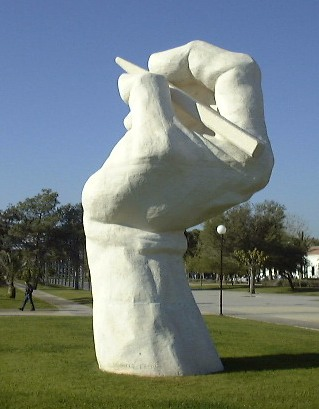
%> input picture Práctica 1 - Imágenes en Matlab/ivc_practica1_imagenes/mano_ua.jpg, 319 x 409 px
$ octave ejercicio3.m   (GNU Octave 9; MATLAB toolbox functions it lacks are replaced by stand-ins)
%> lines starting %> are read from the running program, lines starting %| are printed output that depends on the picture
%ejercicio3: Script que permite obtener el histograma
%de una imagen en escala de grises.
%Comparar el resultado con el histograma que se obtiene
%al utilizar la funci髇 imhist y comentar las diferencias.

mano = imread('imagenes/mano_ua.jpg');
%> mano is the input picture: size 409x319x3 uint8; mean R, G, B 114.1, 125.8, 124.3
imagen = rgb2gray(mano);
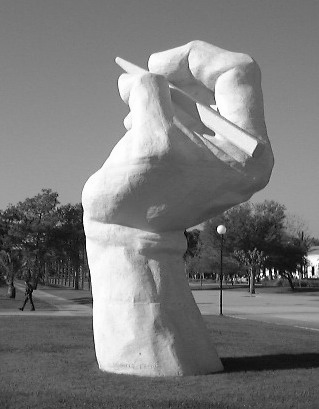
%> imagen: size 409x319 uint8; min 0, max 255, mean 122.1

%Obtenemos el n鷐ero de elementos de la matriz
totalPixeles = numel(imagen);
%> totalPixeles = 130471

% Y creamos el histograma
histograma = zeros(256,1);
for i = 1:totalPixeles
    valor = imagen(i);
    histograma(valor+1) = histograma(valor+1) + 1;
end
%> this loop made 130471 passes
%> valor on passes 1 to 3: 118, 118, 118
%> after the loop, histograma = 256 values, max 1897 at index 90, min 0 at index 256, mean 509.7

%Mostramos los resultados en una nueva ventana
bar(m,'r');
%> (this line was passed over: m is not available in this run)
title('Histograma de script');
figure, imhist(imagen);
title('Histograma de funci髇');
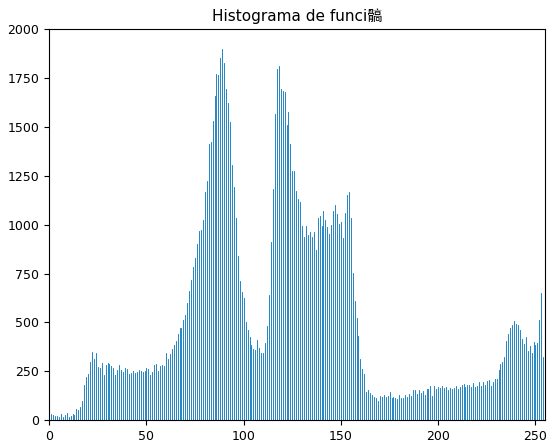
%> figure redrawn from the program's plot data; highest point at x = 89, y = 1897
